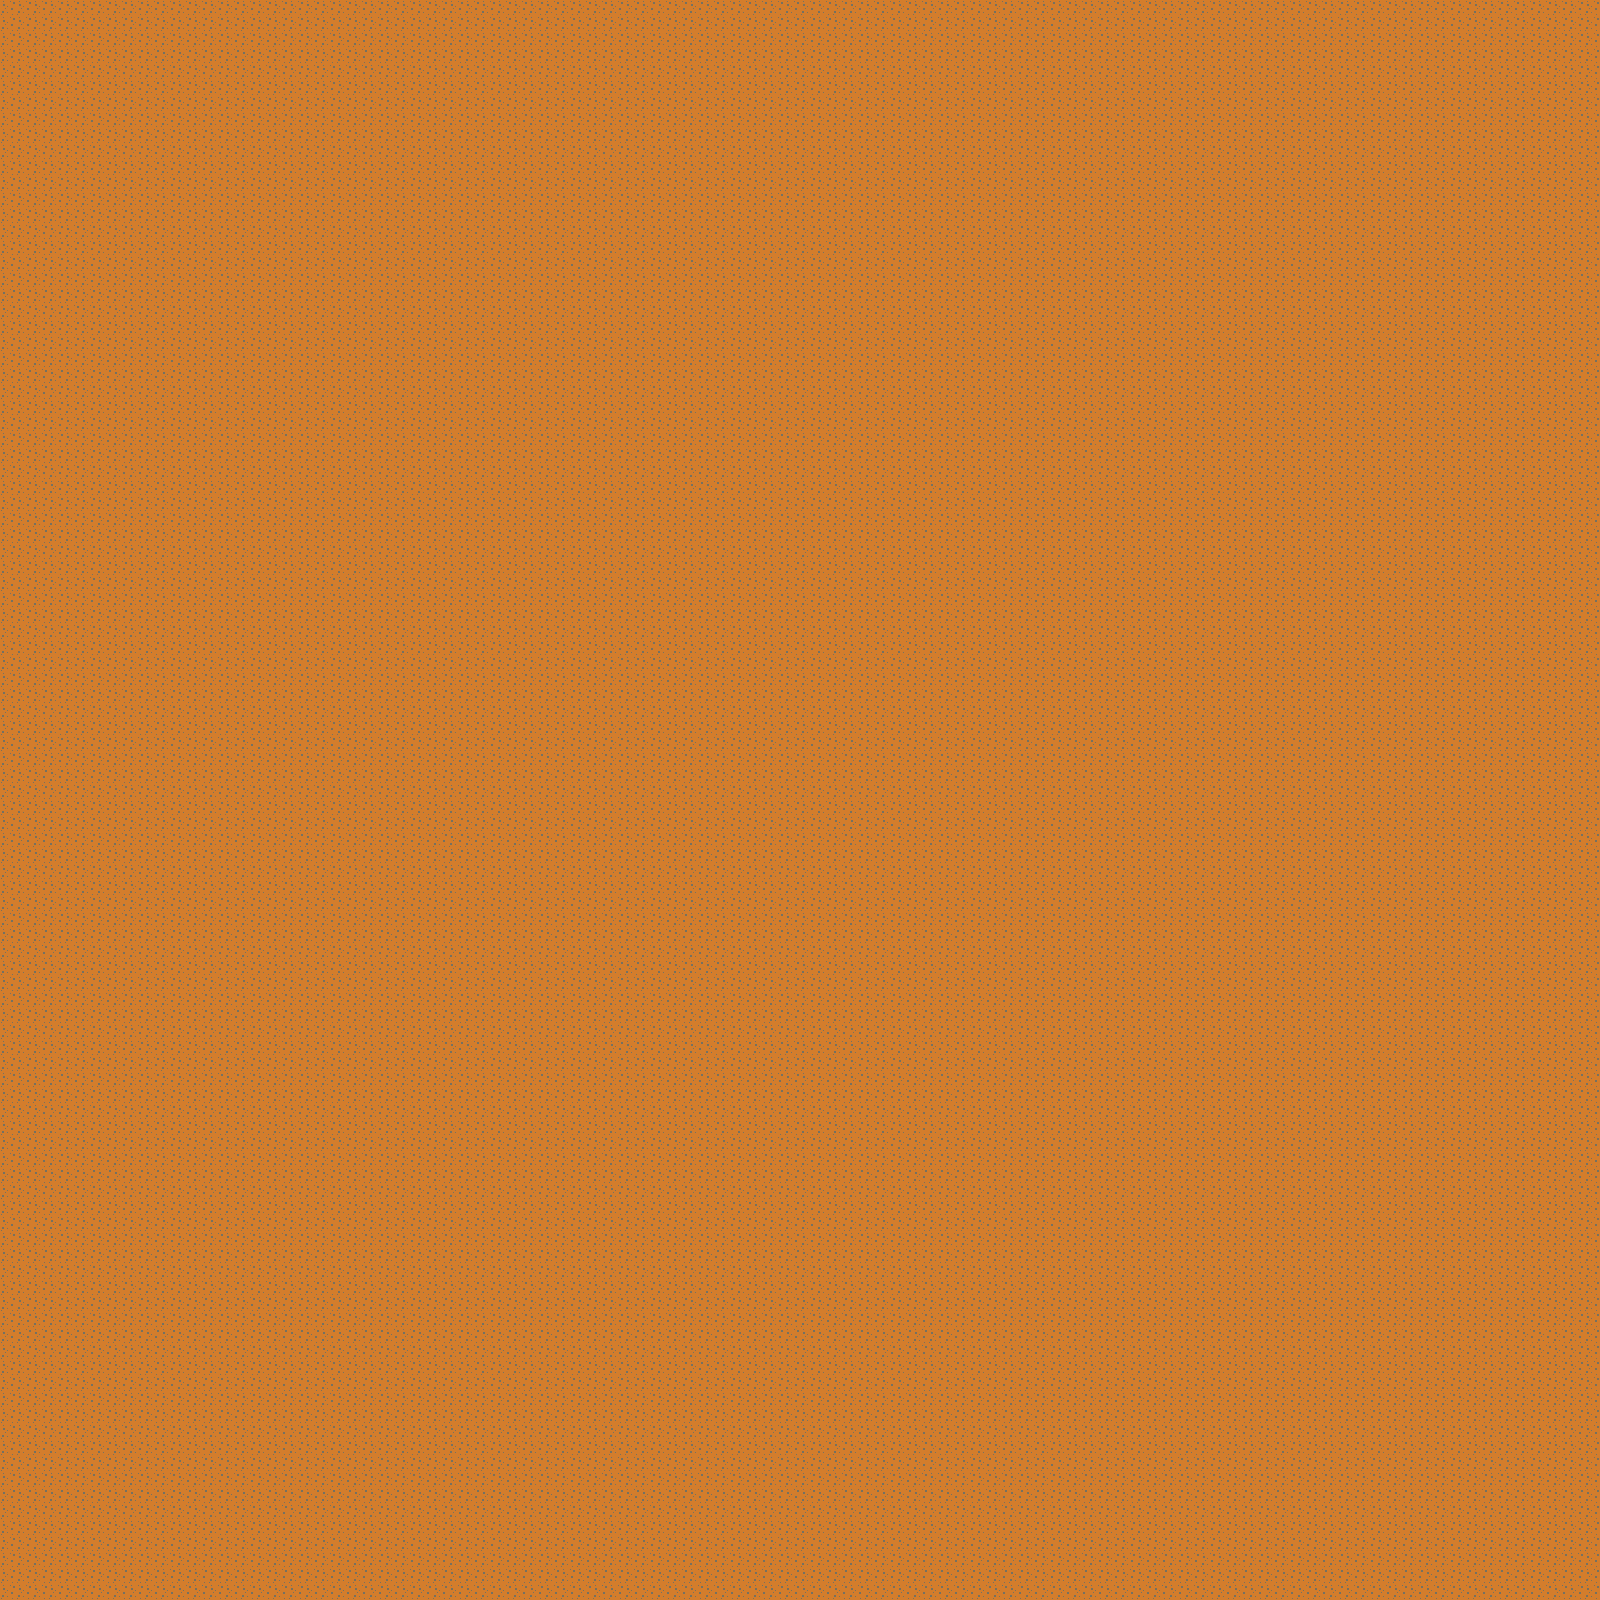

This game map was drawn from its Tiled (.tmx) file and the tilesets committed beside it. A one-line description and the trimmed map source follow:
An orthogonal 100x100 tile map with 16x16 px tiles, 2 tile layers (Camada de Tiles 1, Camade de Tiles 2).

<map version="1.0" tiledversion="1.1.5" orientation="orthogonal" renderorder="left-down" width="100" height="100" tilewidth="16" tileheight="16" infinite="0" nextobjectid="1">
 <tileset firstgid="1" source="../Tilesets/floor.tsx" />
 <layer name="Camada de Tiles 1" width="100" height="100">
  <data>[10000 cells, 0 non-empty, 0 distinct tile ids]</data>
 </layer>
 <layer name="Camade de Tiles 2" width="100" height="100">
  <data>[10000 cells, 10000 non-empty, 1 distinct tile ids]</data>
 </layer>
</map>
